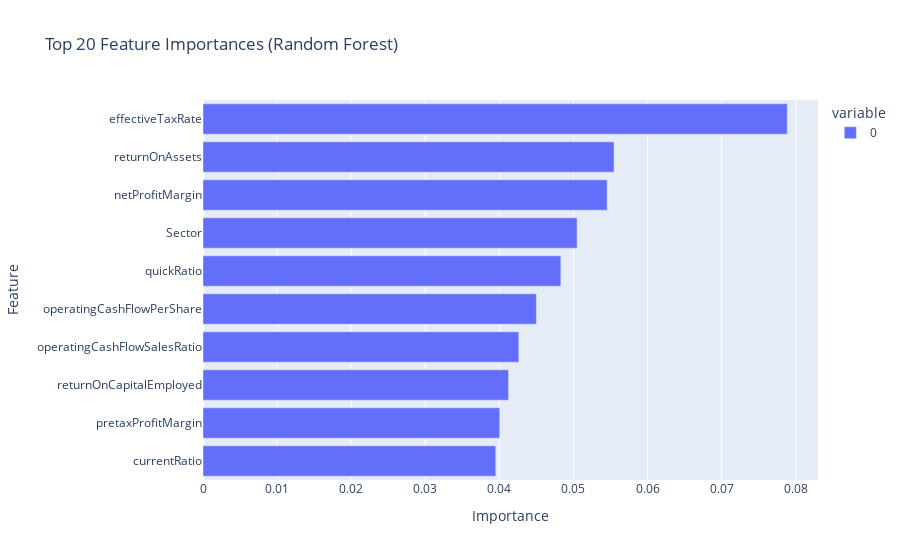

This figure's notebook cell:
### Code cell
import plotly.express as px

fig = px.bar(
    fi_agg.head(10)[::-1],
    orientation="h",
    title="Top 20 Feature Importances (Random Forest)"
)

fig.update_layout(
    xaxis_title="Importance",
    yaxis_title="Feature"
)

fig.show()

### Figure 1 — Plotly figure (JSON) as saved in the notebook; plotly's stock layout.template omitted (floating-point values rounded to 4 significant figures)
{"data": [{"hovertemplate": "variable=0<br>value=%{x}<br>index=%{y}<extra></extra>", "legendgroup": "0", "marker": {"color": "#636efa", "pattern": {"shape": ""}}, "name": "0", "orientation": "h", "showlegend": true, "textposition": "auto", "type": "bar", "x": [0.03951, 0.04004, 0.04124, 0.04262, 0.04499, 0.0483, 0.05049, 0.05455, 0.05547, 0.07885], "xaxis": "x", "y": ["currentRatio", "pretaxProfitMargin", "returnOnCapitalEmployed", "operatingCashFlowSalesRatio", "operatingCashFlowPerShare", "quickRatio", "Sector", "netProfitMargin", "returnOnAssets", "effectiveTaxRate"], "yaxis": "y"}], "layout": {"barmode": "relative", "legend": {"title": {"text": "variable"}, "tracegroupgap": 0}, "title": {"text": "Top 20 Feature Importances (Random Forest)"}, "xaxis": {"anchor": "y", "domain": [0, 1], "title": {"text": "Importance"}}, "yaxis": {"anchor": "x", "domain": [0, 1], "title": {"text": "Feature"}}}}
